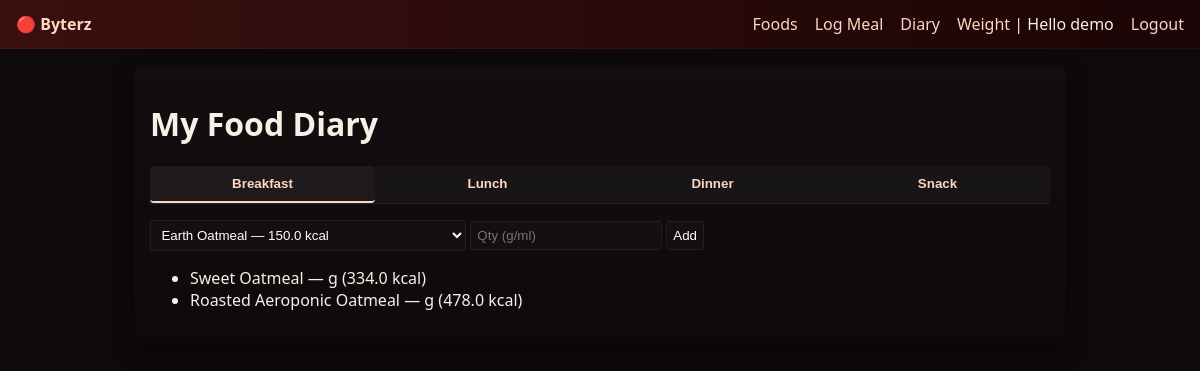
Page /diary (signed in) on the committed database.
### byterz/models.py (models this page shows, shortened)
class User(db.Model, UserMixin):
    id = db.Column(db.Integer, primary_key=True)
    username = db.Column(db.String(80), unique=True, nullable=False)
    password_hash = db.Column(db.String(128), nullable=False)
    created_at = db.Column(db.DateTime, default=datetime.utcnow)
    settings = db.relationship("UserSettings", uselist=False, backref="user")
    weights = db.relationship("WeightEntry", backref="user", lazy=True)
    meals = db.relationship("Meal", backref="user", lazy=True)

class Meal(db.Model):
    id = db.Column(db.Integer, primary_key=True)
    user_id = db.Column(db.Integer, db.ForeignKey("user.id"), nullable=False)
    name = db.Column(db.String(120), default="Meal")
    created_at = db.Column(db.DateTime, default=datetime.utcnow)
    items = db.relationship("MealItem", backref="meal", lazy=True)

class MealItem(db.Model):
    id = db.Column(db.Integer, primary_key=True)
    meal_id = db.Column(db.Integer, db.ForeignKey("meal.id"), nullable=False)
    food_id = db.Column(db.Integer, db.ForeignKey("food.id"), nullable=False)
    qty = db.Column(db.Float, default=1.0)  # multiplier
    calories = db.Column(db.Float, nullable=False)  # cached Earth kcal
    food = db.relationship("Food", backref="meal_items", lazy=True)

class Food(db.Model):
    id = db.Column(db.Integer, primary_key=True)
    name = db.Column(db.String(200), nullable=False)
    is_mars_food = db.Column(db.Boolean, default=False)
    serving_text = db.Column(db.String(80), default="1 serving")
    calories = db.Column(db.Float, nullable=False)  # Earth kcal per serving
    protein_g = db.Column(db.Float, default=0.0)
    carbs_g = db.Column(db.Float, default=0.0)
    fats_g = db.Column(db.Float, default=0.0)
    created_by = db.Column(db.Integer, db.ForeignKey("user.id"), nullable=True)

### byterz/views.py (the view)
@main_bp.route('/diary', methods=['GET'])
@login_required
def diary():
    foods = Food.query.all()
    diary_meals = {}
    for meal_name in MEALS:
        meal = Meal.query.filter_by(user_id=current_user.id, name=meal_name).first()
        if not meal:
            meal = Meal(user_id=current_user.id, name=meal_name)
            db.session.add(meal)
            db.session.commit()
        diary_meals[meal_name] = meal.items  # list of MealItem
    return render_template("diary.html", foods=foods, diary=diary_meals)

### byterz/auth.py (called while the page is built)
@login_manager.user_loader
def load_user(user_id):
    return User.query.get(int(user_id))

### byterz/template/diary.html (shortened to what this page needs)
{% extends "base.html" %}
{% block content %}
<h1>My Food Diary</h1>
<div class="tabs">
  {% for meal in ['Breakfast', 'Lunch', 'Dinner', 'Snack'] %}
    <button class="{% if loop.first %}active{% endif %}" onclick="openMeal('{{ meal.lower() }}', this)">{{ meal }}</button>
  {% endfor %}
</div>
<div class="tab-content">
  {% for meal in ['Breakfast', 'Lunch', 'Dinner', 'Snack'] %}
  <div id="{{ meal.lower() }}" class="{% if loop.first %}active{% endif %}">
    <form method="post" action="{{ url_for('main.add_food', meal_name=meal.lower()) }}">
      <select name="food_id" required>
        {% for f in foods %}
          <option value="{{ f.id }}">{{ f.name }} — {{ f.calories }} kcal</option>
        {% endfor %}
      </select>
      <input type="number" name="quantity" min="1" placeholder="Qty (g/ml)" required>
      <button type="submit">Add</button>
    </form>
    <ul>
      {% for entry in diary[meal.lower()] %}
        <li>{{ entry.food.name }} — {{ entry.quantity }} g ({{ entry.food.calories }} kcal)</li>
      {% endfor %}
    </ul>
  </div>
  {% endfor %}
</div>
{% endblock %}

### byterz/template/base.html (shortened to what this page needs)
<!doctype html>
<html lang="en">
<head>
  <link rel="stylesheet" href="{{ url_for('static', filename='style.css') }}">
</head>
<body>
  <header class="site-header">
    <a class="brand" href="{{ url_for('main.index') }}">🔴 Byterz</a>
    <nav>
  {% if current_user.is_authenticated %}
    <a href="{{ url_for('main.foods') }}">Foods</a>
    <a href="{{ url_for('main.meal_log') }}">Log Meal</a>
    <a href="{{ url_for('main.diary') }}">Diary</a>
    <a href="{{ url_for('main.weight') }}">Weight</a>
    <span class="muted">|</span>
    <span>Hello {{ current_user.username }}</span>
    <a href="{{ url_for('auth.logout') }}">Logout</a>
  {% else %}
    <a href="{{ url_for('auth.login') }}">Login</a>
    <a href="{{ url_for('auth.register') }}">Register</a>
  {% endif %}
</nav>
  </header>
  <main class="container">
    {% block content %}{% endblock %}
  </main>
</body>
</html>

### byterz/static/style.css (style rules this page uses)
body { font-family: system-ui, -apple-system, "Segoe UI", Roboto, "Helvetica Neue", Arial; background: #0e0a0b; color: #f8efe6; margin: 0; }
.site-header { display:flex; justify-content:space-between; align-items:center; padding:0.8rem 1rem; background: linear-gradient(90deg,#3a0f0f,#1b0506); border-bottom: 1px solid rgba(255,255,255,0.03); }
.brand { font-weight:700; color:#ffd6c2; text-decoration:none; }
nav a { color:#ffd6c2; margin-left:0.8rem; text-decoration:none; }
.container { padding:1rem; max-width:900px; margin: 1rem auto; background: linear-gradient(180deg, rgba(255,255,255,0.02), transparent); border-radius:8px; box-shadow: 0 6px 18px rgba(0,0,0,0.5); }
input, select, textarea, button { padding:0.4rem; border-radius:4px; border:1px solid rgba(255,255,255,0.06); background: rgba(255,255,255,0.02); color: #fff; }
button { cursor:pointer; }
.tabs { display: flex; border-bottom: 1px solid rgba(255,255,255,0.1); margin-bottom: 1rem; }
.tabs button { flex: 1; padding: 0.6rem 1rem; background: rgba(255,255,255,0.03); border: none; border-bottom: 2px solid transparent; color: #ffd6c2; font-weight: 600; transition: 0.2s; }
.tabs button.active { border-bottom: 2px solid #ffd6c2; background: rgba(255,255,255,0.06); }
.tab-content > div { display: none; }
.tab-content > div.active { display: block; margin-top: 0.5rem; }

### rows in the picture
User: username "demo"
Meal: name "Breakfast"
Meal: name "Lunch"
Meal: name "Dinner"
Meal: name "Snack"
MealItem: food.name "Sweet Oatmeal", food.calories "334.0"
MealItem: food.name "Roasted Aeroponic Oatmeal", food.calories "478.0"

### other values in the picture
form field food_id "Earth Oatmeal — 150.0 kcal"
